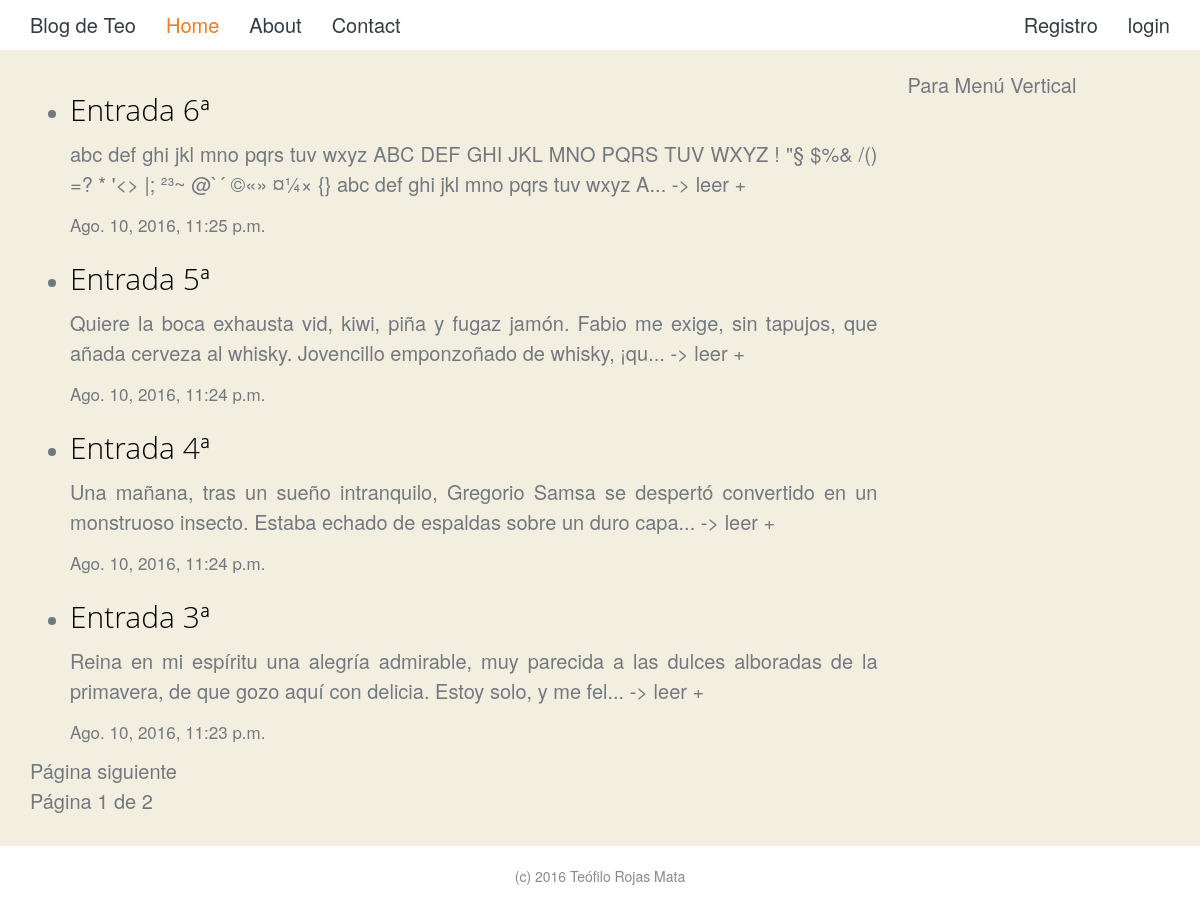
The page / on the database its author committed.
### appBlogTeo/models.py (models this page shows, shortened)
class Entrada(models.Model):
	titulo = models.CharField(max_length = 100)
	cuerpo = models.TextField()
	fecha = models.DateTimeField(default=datetime.now, blank=True)
	etiquetas = models.ManyToManyField('Etiqueta')
	class Meta:
		ordering = ['-fecha']

### appBlogTeo/views.py (the view)
# urls.py: url(r'^$', views.ListadoHome, name='home'),
def ListadoHome(request):
    listadoEntradas = Entrada.objects.all()
    paginator = Paginator(listadoEntradas, 4) # Show 25 contacts per page
    for i in listadoEntradas:
		if len(i.cuerpo) >= 150:
			i.cuerpo = i.cuerpo[0:150] + "...      -> leer +"
    listadoEntradasPagina = request.GET.get('listadoEntradasPagina')
    try:
        entradas = paginator.page(listadoEntradasPagina)
    except PageNotAnInteger:
        entradas = paginator.page(1)
    except EmptyPage:
        entradas = paginator.page(paginator.num_pages)
    return render(request, 'home.html', {'listadoEntradas': entradas})

### appBlogTeo/templates/home.html (shortened to what this page needs)
{% extends "base.html" %}
{%block content%}
	{% if listadoEntradas %}
		<ul>
			{% for entrada in listadoEntradas %}
				<li><h2><a href="{% url 'appBlogTeo:VistaEntradaCompleta' entrada.id %}">
				   {{ entrada.titulo }}</a></h1></li>
				<p>{{entrada.cuerpo}}</p>
				<small>{{entrada.fecha}}</small>
			{% endfor %}
		</ul>
	{% else %}
		<h1>Sin entradas</h1>
		<p>La base de datos por el momento no tiene entradas. Por favor, introduzca al menos una para poder contemplarla</p>
	{% endif %}
{% endblock %}
{% block paginator %}
	{% if listadoEntradas.has_next %}
		<a href="?listadoEntradasPagina={{ listadoEntradas.next_page_number }}">Página siguiente</a>
	{% endif %}
	<p>Página {{ listadoEntradas.number }} de {{ listadoEntradas.paginator.num_pages }}</p>
{% endblock %}

### appBlogTeo/templates/base.html (shortened to what this page needs)
<!DOCTYPE html>
{% load staticfiles %}
<html lang="es">
<head>
    <link rel="stylesheet" href="{% static 'bootstrap/css/bootstrap.css' %}">
    <link rel="stylesheet" href="{% static 'css/main.css' %}">
</head>
<body>
    <nav class="navbar navbar-inverse navbar-fixed-top">
      <div class="container">
        <div class="navbar-header">
          <a class="navbar-brand" href="#">Blog de Teo</a>
        </div>
        <div id="navbar" class="collapse navbar-collapse">
          <ul class="nav navbar-nav">
            <li class="active"><a href="#">Home</a></li>
            <li><a href="#about">About</a></li>
            <li><a href="#contact">Contact</a></li>
          </ul>
          <ul class="nav navbar-nav navbar-right">
              {% if user.is_authenticated %}
                <li><a href="{% url 'cuentasUsuario.index' %}">{{ user.username }}</a></li>
                <li><a href="{% url 'cuentasUsuario.logout' %}" style="font-weight:lighter">logout</a></li>
              {% else %}
                <li><a href="{% url 'cuentasUsuario.vistaRegistroUsuario' %}">Registro</a></li>
                <li><a href="{% url 'cuentasUsuario.login' %}" style="font-weight:lighter">login</a></li>
              {% endif %}
          </ul>
        </div>
      </div>
    </nav>
	<div class="container">
			<div class="row">
				<div class="col-md-9">
					{% block content %}
					{% endblock %}
					{% block paginator %}
					{% endblock %}
				</div>
				<div class="col-md-3">
					<p>Para Menú Vertical</p>
				</div>
			</div>
		</div>
</body>
<footer>
	<div class="firma">
		(c) 2016 Teófilo Rojas Mata
	</div>
</footer>
</html>

### static/css/main.css (style rules this page uses)
body { font-family: "Helvetica Neue", "Open Sans", 'Roboto', sans-serif; background-color: #f3efe0; color: #72787E; line-height: 1.5; font-size: 20px; font-weight: 300; -webkit-font-smoothing: antialiased; text-align: justify; margin: 70px 0 0 0; }
h1, h2, h3, h4, h5, h6 { clear: both; font-weight: 300; font-family: "Myriad Pro" ,"Open Sans", Bitter, Georgia, serif; line-height: 1.3; color: black; text-decoration: none; }
a { color: inherit; text-decoration: none; }
.navbar { background-color: white; border-bottom: 1px solid rgba(231, 231, 231, 0.65); color: #333b41; }
.navbar-inverse .navbar-nav > .active > a, .navbar-inverse .navbar-nav > .active > a:hover, .navbar-inverse .navbar-nav > .active > a:focus { color: #ee7c1b; background-color: white; }
.navbar-inverse .navbar-nav > li > a { color: #333b41; }
footer { background-color: white; color: #89898A; font-size: 14px; text-align: center; margin-top: 20px; }
.navbar-brand { font-size: inherit; color: inherit !important; font-weight: initial; }
.firma { padding: 20px 0; }

### rows shown on the page
Entrada: titulo "Entrada 6ª", cuerpo "abc def ghi jkl mno pqrs tuv wxyz ABC DEF GHI JKL MNO PQRS TUV WXYZ ! \"§ $%& /() =? * '<> |; ²³~ @`´ ©«» ¤¼× {} abc def ghi jkl mno pqrs tuv wxyz A... -> leer +", fecha "Ago. 10, 2016, 11:25 p.m."
Entrada: titulo "Entrada 5ª", cuerpo "Quiere la boca exhausta vid, kiwi, piña y fugaz jamón. Fabio me exige, sin tapujos, que añada cerveza al whisky. Jovencillo emponzoñado de whisky, ¡qu... -> leer +", fecha "Ago. 10, 2016, 11:24 p.m."
Entrada: titulo "Entrada 4ª", cuerpo "Una mañana, tras un sueño intranquilo, Gregorio Samsa se despertó convertido en un monstruoso insecto. Estaba echado de espaldas sobre un duro capa... -> leer +", fecha "Ago. 10, 2016, 11:24 p.m."
Entrada: titulo "Entrada 3ª", cuerpo "Reina en mi espíritu una alegría admirable, muy parecida a las dulces alboradas de la primavera, de que gozo aquí con delicia. Estoy solo, y me fel... -> leer +", fecha "Ago. 10, 2016, 11:23 p.m."

### other values the page prints
{{ listadoEntradas.number }} "1"
{{ listadoEntradas.paginator.num_pages }} "2"
